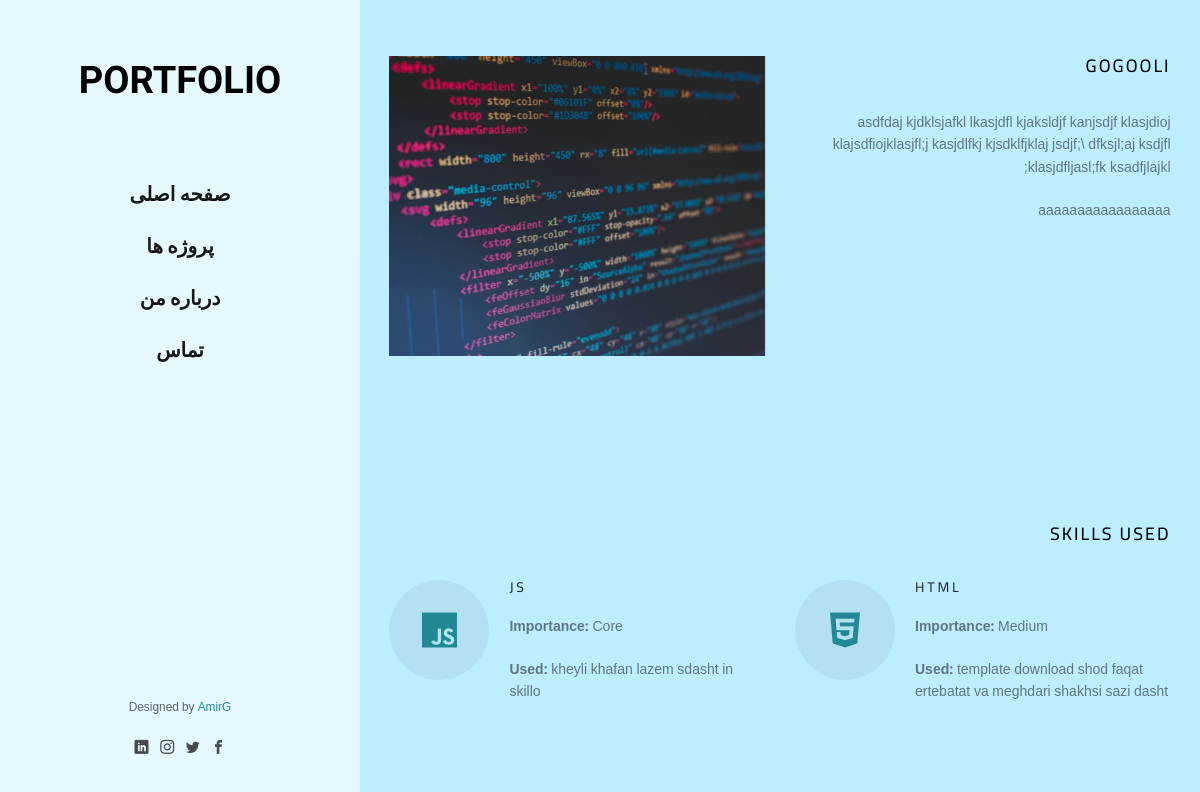
Page /fa/projects/3/ on the committed database.
### protfolio/models.py (models this page shows, shortened)
class Project(models.Model):
    title = models.CharField(max_length=200)
    slug = models.SlugField(max_length=200, unique=True)
    description = models.TextField()
    detailed_description = models.TextField(blank=True)
    description_fa = models.TextField(null=True)
    detailed_description_fa = models.TextField(blank=True,null=True)
    image = ProcessedImageField(
        upload_to='protfolio/static/protfolio/images/projects',
        processors=[ResizeToFill(500, 400)],
        format='JPEG',
        options={'quality': 100},
        blank=True
    )
    thumbnail = ProcessedImageField(
        upload_to='protfolio/static/protfolio/images/projects/thumbnails',
        processors=[ResizeToFill(400, 300)],
        format='JPEG',
        options={'quality': 80},
        blank=True
    )
    github_url = models.URLField(blank=True)
    live_url = models.URLField(blank=True)
    skills_used = models.ManyToManyField(Skill, through='ProjectSkill')
    featured = models.BooleanField(default=False)
    start_date = models.DateField()
    end_date = models.DateField(null=True, blank=True)
    client = models.CharField(max_length=100, blank=True)
    project_type = models.CharField(max_length=20, choices=[
        ('personal', 'Personal Project'),
        ('client', 'Client Work'),
        ('open-source', 'Open Source')
    ], default='personal')
    def image_basename(self):
        if self.image:
            return str(self.image)[len('protfolio/static/protfolio/images/projects')+1:]
        return ""
    class Meta:
        ordering = ['-start_date']

class ProjectSkill(models.Model):
    project = models.ForeignKey('Project', on_delete=models.CASCADE)
    skill = models.ForeignKey('Skill', on_delete=models.CASCADE)
    importance = models.PositiveIntegerField(
        default=5,
        choices=[(1, 'Basic'), (3, 'Medium'), (5, 'Core')]
    )
    usage_description = models.CharField(max_length=200, blank=True)
    class Meta:
        unique_together = [['project', 'skill']]

class Skill(models.Model):
    name = models.CharField(max_length=50, unique=True)
    proficiency = models.PositiveIntegerField(
        default=70,
        validators=[MinValueValidator(0), MaxValueValidator(100)]
    )
    category = models.CharField(max_length=20, choices=[
        ('webdev', 'WebDev'),
        ('ai', 'AI'),
        ('devops', 'DevOps'),
        ('design', 'Design'),
        ('language', 'Language'),
        ('all', "All"),
    ])
    icon = models.CharField(
        max_length=50,
        blank=True,
        help_text="Font Awesome icon class (e.g. fa-python)"
    )
    years_experience = models.DecimalField(
        max_digits=3,
        decimal_places=1,
        default=1.0
    )
    showcase = models.BooleanField(
        default=True,
        help_text="Display on skills section"
    )
    class Meta:
        ordering = ['-proficiency', 'name']

### protfolio/views.py (the view)
# urls.py: path('projects/<int:project_id>/', views.project_detail, name='project_detail'),
def project_detail(request, project_id):
    try:
        project = Project.objects.get(pk=project_id)
    except Project.DoesNotExist:
        return HttpResponse("Project not found", status=404)
    context = {
        'project': project,
        'project_skills': ProjectSkill.objects.filter(project=project).select_related('skill'),
    }
    return render(request, 'protfolio/project_detail.html', context)

### protfolio/templates/protfolio/project_detail.html (shortened to what this page needs)
 {% load static %}
 {% include 'protfolio/includes/head.html'%}
			<div class="fh5co-narrow-content">
				<div class="row row-bottom-padded-md">
					<div class="col-md-6 animate-box" data-animate-effect="fadeInLeft">
						<img class="img-responsive " src="{%static '/protfolio/images/projects/'%}{{project.image_basename}}" alt="Free HTML5 Bootstrap Template by FreeHTML5.co">
					</div>
					<div class="col-md-6 animate-box" data-animate-effect="fadeInLeft">
						<h2 class="fh5co-heading">{{project.title}}</h2>
						<p>{{project.description}}</p>
						<p>{{project.detailed_description}}</p>
						<p>
						</p>
					</div>
				</div>
			</div>
			<div class="fh5co-narrow-content">
					<h2 class="fh5co-heading animate-box" data-animate-effect="fadeInLeft">Skills Used</h2>
					<div class="row">
						{% for project_skill in project_skills %}
						<div class="col-md-6">
							<div class="fh5co-feature animate-box" data-animate-effect="fadeInLeft">
								<div class="fh5co-icon">
									<i class="{{project_skill.skill.icon}}"></i>
								</div>
								<div class="fh5co-text">
									<h3>{{project_skill.skill.name}}</h3>
									<p><strong>Importance:</strong> {{project_skill.get_importance_display}}</p>
									<p><strong>Used:</strong> {{project_skill.usage_description}}</p>
								</div>
							</div>
						</div>
						{% endfor %}
					</div>
				</div>
		</div>
	</div>
{% include 'protfolio/includes/footer.html'%}

### protfolio/static/protfolio/css/style.css (style rules this page uses)
body { font-family: "Roboto", Arial, sans-serif; font-weight: 300; font-size: 14px; line-height: 1.6; color: rgba(0, 0, 0, 0.5); background: rgb(189, 238, 255); }
html[lang="fa"] body { font-family: "Noto Sans Arabic", sans-serif; font-weight: 300; font-size: 14px; line-height: 1.6; color: rgba(0, 0, 0, 0.5); background: rgb(189, 238, 255); }
p { margin-bottom: 1.5em; }
h1, h2, h3, h4, h5, h6 { color: #000; font-family: "Roboto", Arial, sans-serif; font-weight: 400; margin: 0 0 30px 0; }
html[lang="fa"] h1, h2, h3, h4, h5, h6 { font-family: "Cairo", sans-serif; font-weight: 400; margin: 0 0 30px 0; }
#fh5co-main .fh5co-narrow-content { position: relative; width: 93%; margin: 0 auto; padding: 4em 0; clear: both; }
.fh5co-feature { text-align: left; width: 100%; float: left; margin-bottom: 40px; position: relative; }
.fh5co-feature .fh5co-icon { position: absolute; top: 0; left: 0; width: 100px; height: 100px; display: table; text-align: center; background: rgba(0, 0, 0, 0.05); -webkit-border-radius: 50%; -moz-border-radius: 50%; -ms-border-radius: 50%; border-radius: 50%; }
.fh5co-feature .fh5co-icon i { display: table-cell; vertical-align: middle; color: #228896; font-size: 40px; height: 100px; }
@media screen and (max-width: 1200px) { .fh5co-feature .fh5co-icon i { font-size: 40px; } }
.fh5co-feature .fh5co-text { padding-left: 120px; width: 100%; }
.fh5co-feature .fh5co-text h2, .fh5co-feature .fh5co-text h3 { margin: 0; padding: 0; }
.fh5co-feature .fh5co-text h3 { font-weight: 500; margin-bottom: 20px; color: rgba(0, 0, 0, 0.8); font-size: 14px; letter-spacing: 0.2em; text-transform: uppercase; }
.fh5co-heading { font-size: 18px; margin-bottom: 2em; font-weight: 500; text-transform: uppercase; letter-spacing: 2px; }
.row-bottom-padded-md { padding-bottom: 4em; }
.js .animate-box { opacity: 0; }
html[lang="fa"] { color: red; }

### rows in the picture
Project: image_basename (picture), title "GOGOOLI", description "asdfdaj kjdklsjafkl lkasjdfl kjaksldjf kanjsdjf klasjdioj klajsdfiojklasjfl;j kasjdlfkj kjsdklfjklaj jsdjf;\\ dfksjl;aj ksdjfl klasjdfljasl;fk ksadfjlajkl;", detailed_description "aaaaaaaaaaaaaaaaa"
ProjectSkill: skill.name "JS", importance "Core", usage_description "kheyli khafan lazem sdasht in skillo"
ProjectSkill: skill.name "HTML", importance "Medium", usage_description "template download shod faqat ertebatat va meghdari shakhsi sazi dasht"
